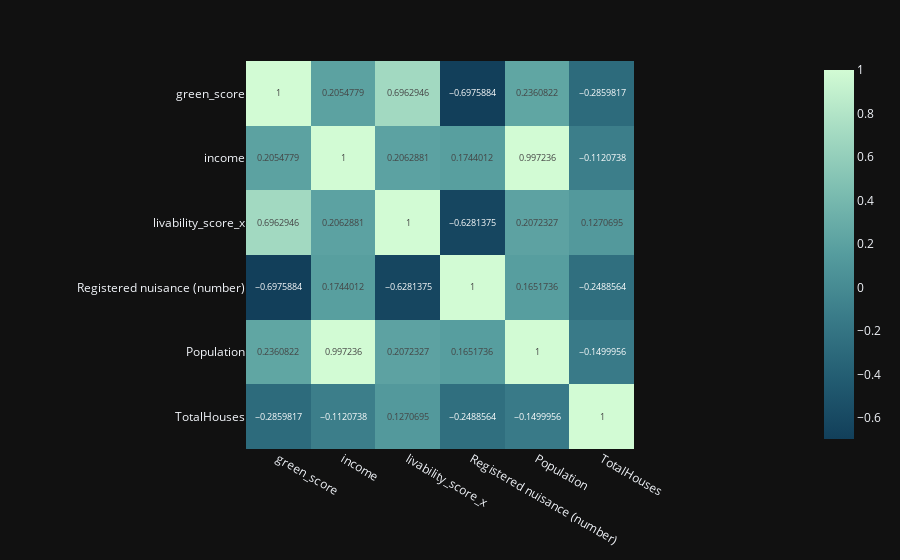

Here is the notebook cell this chart was saved with:
### Code cell
fig = px.imshow(df_sorted.corr(), text_auto=True, color_continuous_scale=px.colors.sequential.Darkmint_r)
fig.update_layout(template='plotly_dark') 

fig.show()

### Figure 1 — Plotly figure (JSON) as saved in the notebook; plotly's stock layout.template omitted (floating-point values rounded to 4 significant figures)
{"data": [{"coloraxis": "coloraxis", "hovertemplate": "x: %{x}<br>y: %{y}<br>color: %{z}<extra></extra>", "name": "0", "texttemplate": "%{z}", "type": "heatmap", "x": ["green_score", "income", "livability_score_x", "Registered nuisance (number)", "Population", "TotalHouses"], "xaxis": "x", "y": ["green_score", "income", "livability_score_x", "Registered nuisance (number)", "Population", "TotalHouses"], "yaxis": "y", "z": [[1, 0.2055, 0.6963, -0.6976, 0.2361, -0.286], [0.2055, 1, 0.2063, 0.1744, 0.9972, -0.1121], [0.6963, 0.2063, 1, -0.6281, 0.2072, 0.1271], [-0.6976, 0.1744, -0.6281, 1, 0.1652, -0.2489], [0.2361, 0.9972, 0.2072, 0.1652, 1, -0.15], [-0.286, -0.1121, 0.1271, -0.2489, -0.15, 1]]}], "layout": {"coloraxis": {"colorscale": [[0, "rgb(18, 63, 90)"], [0.1667, "rgb(35, 93, 114)"], [0.3333, "rgb(58, 124, 137)"], [0.5, "rgb(85, 156, 158)"], [0.6667, "rgb(123, 188, 176)"], [0.8333, "rgb(165, 219, 194)"], [1, "rgb(210, 251, 212)"]]}, "margin": {"t": 60}, "xaxis": {"anchor": "y", "constrain": "domain", "domain": [0, 1], "scaleanchor": "y"}, "yaxis": {"anchor": "x", "autorange": "reversed", "constrain": "domain", "domain": [0, 1]}}}
